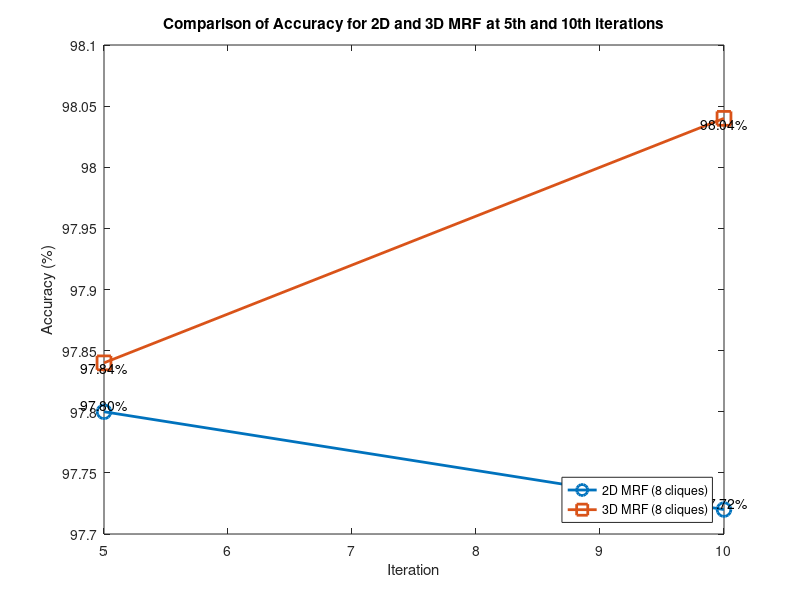

The MATLAB source for this figure:
% % Define the data
% mse_2dmrf = [0.018874782986111, 0.018408655237269];
% mse_3dmrf = [0.019086371527778, 0.019026240596065];
% iterations = [5, 10];
% 
% % Plot the data
% figure
% plot(iterations, mse_2dmrf, '-o', 'LineWidth', 2)
% hold on
% plot(iterations, mse_3dmrf, '-o', 'LineWidth', 2)
% hold off
% 
% % Add labels and legend
% xlabel('Iteration')
% ylabel('MSE')
% title('Comparison of 2DMRF and 3DMRF')
% legend('2DMRF', '3DMRF')
% 

% Define data
accuracy_2d = [97.8, 97.72];
accuracy_3d = [97.84, 98.04];

% Create a line plot
figure;
x = [5, 10];
plot(x, accuracy_2d, '-o', 'LineWidth', 2, 'MarkerSize', 10);
hold on;
plot(x, accuracy_3d, '-s', 'LineWidth', 2, 'MarkerSize', 10);
hold off;
xlabel('Iteration');
ylabel('Accuracy (%)');
legend('2D MRF (8 cliques)', '3D MRF (8 cliques)', 'Location', 'SouthEast');
title('Comparison of Accuracy for 2D and 3D MRF at 5th and 10th iterations');

% Add text labels to the data points
text(x, accuracy_2d, num2str(accuracy_2d', '%0.2f%%'), ...
    'HorizontalAlignment', 'center', 'VerticalAlignment', 'bottom');
text(x, accuracy_3d, num2str(accuracy_3d', '%0.2f%%'), ...
    'HorizontalAlignment', 'center', 'VerticalAlignment', 'top');

